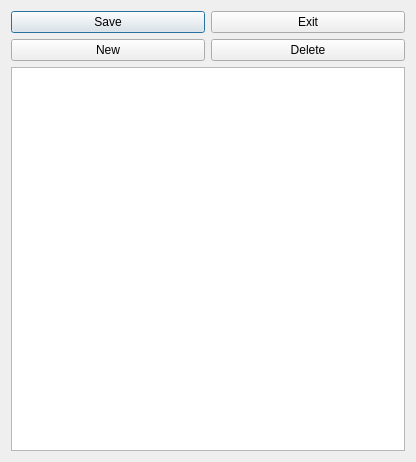
<?xml version="1.0" encoding="UTF-8"?>
<ui version="4.0">
 <class>ContactEdit</class>
 <widget class="QDialog" name="ContactEdit">
  <property name="geometry">
   <rect>
    <x>0</x>
    <y>0</y>
    <width>416</width>
    <height>462</height>
   </rect>
  </property>
  <property name="sizePolicy">
   <sizepolicy hsizetype="Preferred" vsizetype="Preferred">
    <horstretch>10</horstretch>
    <verstretch>0</verstretch>
   </sizepolicy>
  </property>
  <property name="windowTitle">
   <string>Direct Contacts</string>
  </property>
  <property name="windowIcon">
   <iconset resource="../dchat.qrc">
    <normaloff>:/dchatlogo.png</normaloff>:/dchatlogo.png</iconset>
  </property>
  <property name="modal">
   <bool>false</bool>
  </property>
  <layout class="QGridLayout" name="gridLayout_2">
   <item row="2" column="0">
    <widget class="QTableView" name="addressTable">
     <property name="sizePolicy">
      <sizepolicy hsizetype="Expanding" vsizetype="Expanding">
       <horstretch>10</horstretch>
       <verstretch>20</verstretch>
      </sizepolicy>
     </property>
     <attribute name="horizontalHeaderStretchLastSection">
      <bool>false</bool>
     </attribute>
     <attribute name="verticalHeaderVisible">
      <bool>false</bool>
     </attribute>
     <attribute name="verticalHeaderStretchLastSection">
      <bool>false</bool>
     </attribute>
     <attribute name="verticalHeaderVisible">
      <bool>false</bool>
     </attribute>
     <attribute name="horizontalHeaderStretchLastSection">
      <bool>false</bool>
     </attribute>
     <attribute name="verticalHeaderStretchLastSection">
      <bool>false</bool>
     </attribute>
    </widget>
   </item>
   <item row="1" column="0">
    <layout class="QGridLayout" name="gridLayout" columnstretch="0,0,0" columnminimumwidth="0,0,0">
     <item row="0" column="0">
      <widget class="QPushButton" name="saveButton">
       <property name="sizePolicy">
        <sizepolicy hsizetype="Minimum" vsizetype="Fixed">
         <horstretch>10</horstretch>
         <verstretch>0</verstretch>
        </sizepolicy>
       </property>
       <property name="text">
        <string>Save</string>
       </property>
      </widget>
     </item>
     <item row="0" column="2">
      <widget class="QPushButton" name="cancelButton">
       <property name="sizePolicy">
        <sizepolicy hsizetype="Minimum" vsizetype="Fixed">
         <horstretch>10</horstretch>
         <verstretch>0</verstretch>
        </sizepolicy>
       </property>
       <property name="text">
        <string>Exit</string>
       </property>
      </widget>
     </item>
     <item row="1" column="0">
      <widget class="QPushButton" name="newButton">
       <property name="text">
        <string>New</string>
       </property>
      </widget>
     </item>
     <item row="1" column="2">
      <widget class="QPushButton" name="deleteButton">
       <property name="text">
        <string>Delete</string>
       </property>
      </widget>
     </item>
    </layout>
   </item>
  </layout>
 </widget>
 <resources>
  <include location="../dchat.qrc"/>
 </resources>
 <connections/>
</ui>
